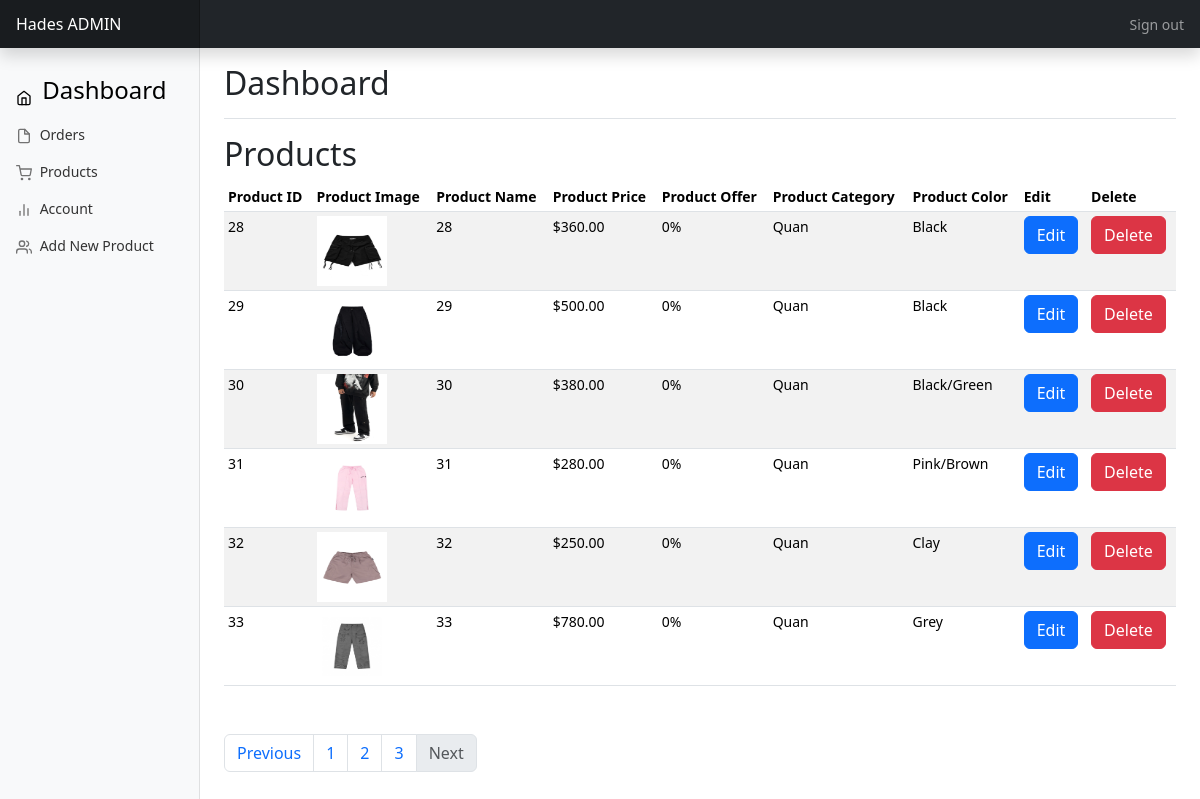
/admin/products.php?page_no=3 (signed in), run on the app's committed database.
### tables this page shows
CREATE TABLE `products` (
  `product_id` int(11) NOT NULL,
  `product_name` varchar(100) NOT NULL,
  `product_category` varchar(100) NOT NULL,
  `product_description` varchar(255) NOT NULL,
  `product_image` varchar(255) NOT NULL,
  `product_image2` varchar(255) NOT NULL,
  `product_image3` varchar(255) NOT NULL,
  `product_image4` varchar(255) NOT NULL,
  `product_price` decimal(6,2) NOT NULL,
  `product_special_offer` int(100) NOT NULL,
  `product_color` varchar(100) NOT NULL
);

### admin/products.php (the view, shortened to what this page needs)
<?php include('header.php'); ?>
<?php
if(isset($_GET['page_no']) && $_GET['page_no'] != ""){
  $page_no = $_GET['page_no'];
} else {
  $page_no = 1;
}
$stmt1 = $conn->prepare("SELECT COUNT(*) As total_records FROM products");
$stmt1->execute();
$stmt1->bind_result($total_records);
$total_records_per_page = 10;
$offset = ($page_no-1) * $total_records_per_page;
$total_no_of_pages = ceil($total_records/$total_records_per_page);
$stmt2 = $conn->prepare("SELECT * FROM products LIMIT $offset,$total_records_per_page");
$stmt2->execute();
$products = $stmt2->get_result();
?>
<div class="container-fluid">
  <div class="row">
    <?php include('sidemenu.php'); ?>
    <main class="col-md-9 ms-sm-auto col-lg-10 px-md-4">
      <div class="d-flex justify-content-between flex-wrap flex-md-nowrap align-items-center pt-3 pb-2 mb-3 border-bottom">
        <h1 class="h2">Dashboard</h1>
      </div>
      <h2>Products</h2>
      <div class="table-responsive">
        <table class="table table-striped table-sm">
          <thead>
            <tr>
              <th scope="col">Product ID</th>
              <th scope="col">Product Image</th>
              <th scope="col">Product Name</th>
              <th scope="col">Product Price</th>
              <th scope="col">Product Offer</th>
              <th scope="col">Product Category</th>
              <th scope="col">Product Color</th>
              <th scope="col">Edit</th>
              <th scope="col">Delete</th>
            </tr>
          </thead>
          <tbody>
            <?php foreach($products as $product) { ?>
            <tr>
              <td><?php echo $product['product_id']; ?></td>
              <td><img src="<?php echo "../assets/imgs/". $product['product_image']; ?>" style="width: 70px; height: 70px;"/></td>
              <td><?php echo $product['product_id']; ?></td>
              <td><?php echo "$" . $product['product_price']; ?></td>
              <td><?php echo $product['product_special_offer'] . "%"; ?></td>
              <td><?php echo $product['product_category']; ?></td>
              <td><?php echo $product['product_color']; ?></td>
              <td><a class="btn btn-primary" href="edit_product.php?product_id=<?php echo $product['product_id']; ?>">Edit</a></td>
              <td><a class="btn btn-danger" href="delete_product.php?product_id=<?php echo $product['product_id']; ?>">Delete</a></td>
            </tr>
            <?php } ?>
          </tbody>
        </table>
        <nav aria-label="Page navigation example">
      <ul class="pagination mt-5 mx-auto">
        <li class="page-item <?php if($page_no <=1){echo 'disabled';} ?>">
          <a class="page-link" href="<?php if($page_no <= 1){echo '#';}else { echo "?page_no=".($page_no-1);} ?>">Previous</a>
        </li>
        <li class="page-item"><a class="page-link" href="?page_no=1">1</a></li>
        <li class="page-item"><a class="page-link" href="?page_no=2">2</a></li>
        <li class="page-item"><a class="page-link" href="?page_no=3">3</a></li>
        <li class="page-item <?php if($page_no >= $total_no_of_pages){echo 'disabled';}?>">
          <a class="page-link" href="<?php if($page_no >= $total_no_of_pages){echo '#';} else{echo "?page_no=".($page_no+1);} ?>">Next</a>
        </li>
      </ul>
      </nav>
      </div>
    </main>
  </div>
</div>
  </body>
</html>

### admin/dashboard_css/dashboard.css (style rules this page uses)
body { font-size: .875rem; }

### data on the page
products: product_id "28", product_image (picture), product_price "360.00", product_special_offer "0", product_category "Quan", product_color "Black"
products: product_id "29", product_image (picture), product_price "500.00", product_special_offer "0", product_category "Quan", product_color "Black"
products: product_id "30", product_image (picture), product_price "380.00", product_special_offer "0", product_category "Quan", product_color "Black/Green"
products: product_id "31", product_image (picture), product_price "280.00", product_special_offer "0", product_category "Quan", product_color "Pink/Brown"
products: product_id "32", product_image (picture), product_price "250.00", product_special_offer "0", product_category "Quan", product_color "Clay"
products: product_id "33", product_image (picture), product_price "780.00", product_special_offer "0", product_category "Quan", product_color "Grey"
